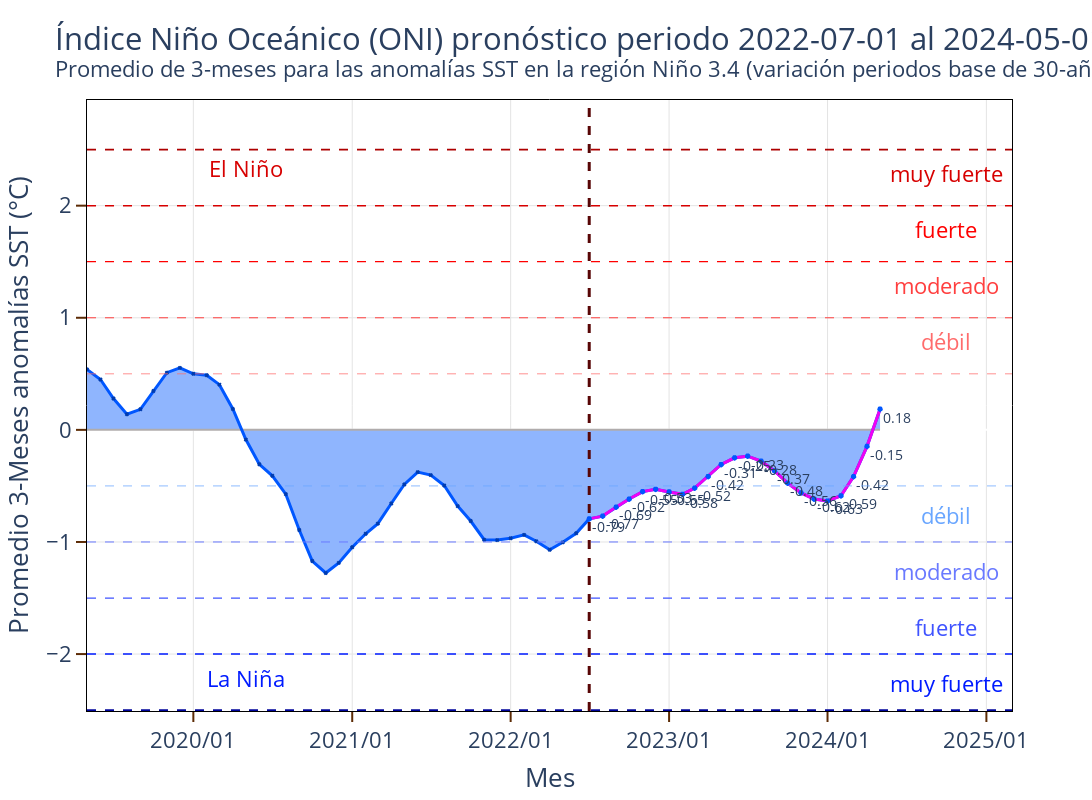

Here is the notebook cell this chart was saved with:
### Code cell
fig = forecast_oni_grap(pd_oni)
fig.write_image('./figures/nino34/pronostico_oni.png')
fig.show()

### Figure 1 — Plotly figure (JSON) as saved in the notebook; plotly's stock layout.template omitted (floating-point values rounded to 4 significant figures; data arrays with more than 128 entries replaced by an {"elided": "..."} marker saying what was removed)
{"data": [{"fill": "tozeroy", "fillcolor": "#F5FF8D", "line": {"color": "#B0ACAC", "width": 2}, "mode": "lines", "name": "NIÑO3.4 NARX entrenamiento", "showlegend": false, "textfont": {"size": 14}, "type": "scatter", "x": {"elided": "893 str values"}, "y": {"elided": "893 int values"}}, {"fill": "tonexty", "fillcolor": "#8FB5FE", "line": {"color": "#0057FF", "width": 3}, "marker": {"color": "#003CAF", "line": {"color": "#003CAF", "width": 2}, "size": 3, "symbol": "x-thin"}, "mode": "lines+markers", "name": "NIÑO3.4 NARX entrenamiento", "showlegend": false, "textfont": {"size": 14}, "type": "scatter", "x": {"elided": "893 str values"}, "y": {"elided": "893 float values"}}, {"line": {"color": "#EF02F3", "width": 3}, "marker": {"color": "#0057FF", "line": {"color": "#0057FF", "width": 3}, "size": 3, "symbol": "star"}, "mode": "lines+markers+text", "name": "NIÑO3.4 NARX entrenamiento", "showlegend": false, "text": ["-0.79", "-0.77", "-0.69", "-0.62", "-0.55", "-0.53", "-0.55", "-0.58", "-0.52", "-0.42", "-0.31", "-0.25", "-0.23", "-0.28", "-0.37", "-0.48", "-0.56", "-0.62", "-0.63", "-0.59", "-0.42", "-0.15", "0.18"], "textfont": {"size": 14}, "textposition": "bottom right", "type": "scatter", "x": ["2022-07-01T00:00:00", "2022-08-01T00:00:00", "2022-09-01T00:00:00", "2022-10-01T00:00:00", "2022-11-01T00:00:00", "2022-12-01T00:00:00", "2023-01-01T00:00:00", "2023-02-01T00:00:00", "2023-03-01T00:00:00", "2023-04-01T00:00:00", "2023-05-01T00:00:00", "2023-06-01T00:00:00", "2023-07-01T00:00:00", "2023-08-01T00:00:00", "2023-09-01T00:00:00", "2023-10-01T00:00:00", "2023-11-01T00:00:00", "2023-12-01T00:00:00", "2024-01-01T00:00:00", "2024-02-01T00:00:00", "2024-03-01T00:00:00", "2024-04-01T00:00:00", "2024-05-01T00:00:00"], "y": [-0.7941, -0.7694, -0.6891, -0.6169, -0.551, -0.5297, -0.5536, -0.5752, -0.5188, -0.416, -0.3089, -0.2493, -0.2345, -0.2793, -0.3663, -0.475, -0.5618, -0.6177, -0.6343, -0.5877, -0.417, -0.1471, 0.185]}], "layout": {"annotations": [{"font": {"color": "#FF6C6C"}, "showarrow": false, "text": "débil", "x": "2024-10-01T00:00:00", "y": 0.7, "yshift": 10}, {"font": {"color": "#FF3F3F"}, "showarrow": false, "text": "moderado", "x": "2024-10-01T00:00:00", "y": 1.2, "yshift": 10}, {"font": {"color": "#FF0000"}, "showarrow": false, "text": "fuerte", "x": "2024-10-01T00:00:00", "y": 1.7, "yshift": 10}, {"font": {"color": "#D70000"}, "showarrow": false, "text": "muy fuerte", "x": "2024-10-01T00:00:00", "y": 2.2, "yshift": 10}, {"font": {"color": "#69A6FF"}, "showarrow": false, "text": "débil", "x": "2024-10-01T00:00:00", "y": -0.85, "yshift": 10}, {"font": {"color": "#6979FF"}, "showarrow": false, "text": "moderado", "x": "2024-10-01T00:00:00", "y": -1.35, "yshift": 10}, {"font": {"color": "#3F53FF"}, "showarrow": false, "text": "fuerte", "x": "2024-10-01T00:00:00", "y": -1.85, "yshift": 10}, {"font": {"color": "#001BFF"}, "showarrow": false, "text": "muy fuerte", "x": "2024-10-01T00:00:00", "y": -2.35, "yshift": 10}, {"font": {"color": "#D70000"}, "showarrow": false, "text": "El Niño", "x": "2020-05-01T00:00:00", "y": 2.2, "yshift": 15}, {"font": {"color": "#001BFF"}, "showarrow": false, "text": "La Niña", "x": "2020-05-01T00:00:00", "y": -2.35, "yshift": 15}], "font": {"size": 22}, "height": 800, "plot_bgcolor": "rgba(0,0,0,0)", "shapes": [{"line": {"color": "#FF6C6C", "dash": "dash", "width": 0.75}, "type": "line", "x0": 0, "x1": 1, "xref": "x domain", "y0": 0.5, "y1": 0.5, "yref": "y"}, {"line": {"color": "#FF3F3F", "dash": "dash", "width": 1}, "type": "line", "x0": 0, "x1": 1, "xref": "x domain", "y0": 1, "y1": 1, "yref": "y"}, {"line": {"color": "#FF0000", "dash": "dash", "width": 1.25}, "type": "line", "x0": 0, "x1": 1, "xref": "x domain", "y0": 1.5, "y1": 1.5, "yref": "y"}, {"line": {"color": "#D70000", "dash": "dash", "width": 1.5}, "type": "line", "x0": 0, "x1": 1, "xref": "x domain", "y0": 2, "y1": 2, "yref": "y"}, {"line": {"color": "#AD0000", "dash": "dash", "width": 1.75}, "type": "line", "x0": 0, "x1": 1, "xref": "x domain", "y0": 2.5, "y1": 2.5, "yref": "y"}, {"line": {"color": "#69A6FF", "dash": "dash", "width": 0.75}, "type": "line", "x0": 0, "x1": 1, "xref": "x domain", "y0": -0.5, "y1": -0.5, "yref": "y"}, {"line": {"color": "#6979FF", "dash": "dash", "width": 1}, "type": "line", "x0": 0, "x1": 1, "xref": "x domain", "y0": -1, "y1": -1, "yref": "y"}, {"line": {"color": "#3F53FF", "dash": "dash", "width": 1.25}, "type": "line", "x0": 0, "x1": 1, "xref": "x domain", "y0": -1.5, "y1": -1.5, "yref": "y"}, {"line": {"color": "#001BFF", "dash": "dash", "width": 1.5}, "type": "line", "x0": 0, "x1": 1, "xref": "x domain", "y0": -2, "y1": -2, "yref": "y"}, {"line": {"color": "#00059A", "dash": "dash", "width": 1.75}, "type": "line", "x0": 0, "x1": 1, "xref": "x domain", "y0": -2.5, "y1": -2.5, "yref": "y"}, {"line": {"color": "#580606", "dash": "dash", "width": 3}, "type": "line", "x0": "2022-07-01T00:00:00", "x1": "2022-07-01T00:00:00", "xref": "x", "y0": 0, "y1": 1, "yref": "y domain"}], "title": {"text": "\n                            Índice Niño Oceánico (ONI) pronóstico periodo 2022-07-01 al 2024-05-01\n                            <br><sup>Promedio de 3-meses para las anomalías SST en la región Niño 3.4 (variación periodos base de 30-años)\n                            </sup>\n                            "}, "uniformtext": {"minsize": 8, "mode": "hide"}, "width": 1500, "xaxis": {"gridcolor": "#E4E4E4", "linecolor": "black", "linewidth": 1, "mirror": true, "range": ["2019-05-01T00:00:00", "2025-03-01T00:00:00"], "showline": true, "tickcolor": "#5C2B05", "tickformat": "%Y/%m", "ticklen": 10, "ticks": "outside", "tickwidth": 2, "title": {"text": "Mes"}}, "yaxis": {"gridcolor": "#E4E4E4", "linecolor": "black", "linewidth": 1, "mirror": true, "showline": true, "tickcolor": "#5C2B05", "ticklen": 10, "ticks": "outside", "tickwidth": 2, "title": {"text": "Promedio 3-Meses anomalías SST (°C)"}}}}
